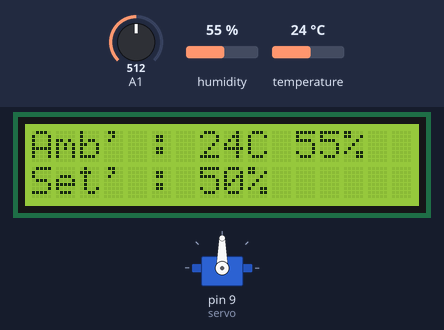
Recording of a sketch running on a simulated Arduino Uno, built with avr-gcc and run on an emulated ATmega328P. Parts: 16×2 character LCD, servo. The inputs (shaded band) are chosen by the test bench; at power-on: A1 = 512, humidity 55 %, temperature 24 °C. What the sketch prints to the serial monitor is not drawn.

Above: at 1.2 s.
1.3 s: A1 set to 110
At 2.5 s:
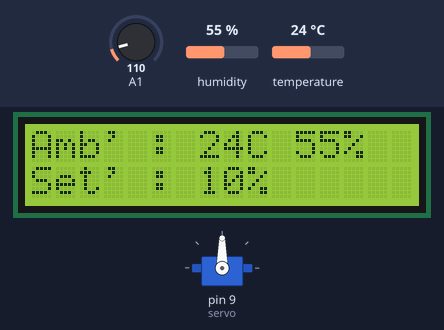
2.8 s: A1 set to 98
At 3.7 s:
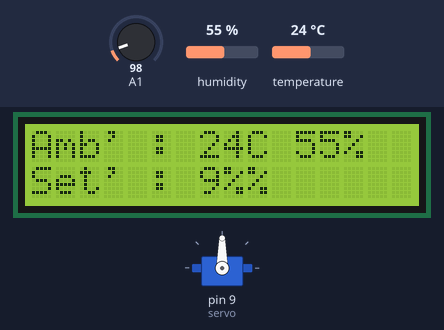
4.3 s: A1 set to 716
At 4.49 s:
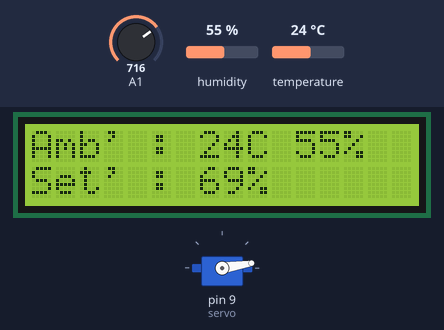
7.0 s: humidity set to 67 %
At 9.4 s:
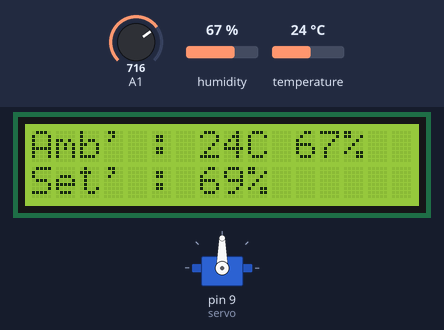
9.7 s: humidity set to 70 %
At 10.78 s:
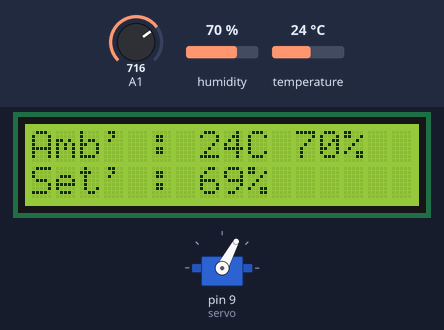
12.1 s: A1 set to 80
At 12.5 s:
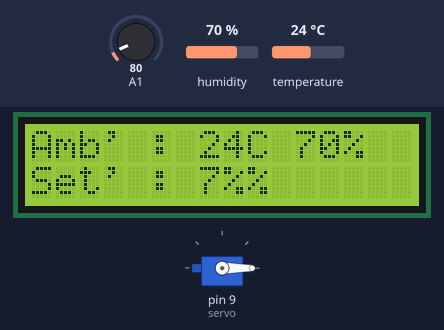
Timing chart, 0 to 14.6 s (numbered marks = the images above; inputs shaded):
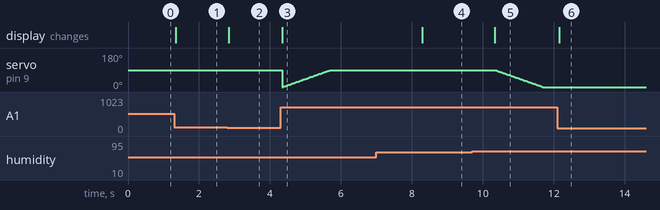

Measured:
- the behaviour switches between 103 and 102 on A1 (found by bisection; images 1 and 2)
- the behaviour switches between 68 and 69 % on humidity (found by bisection; images 4 and 5)
- after the input at 1.3 s, the display: changes at once (image 1)
- after the input at 2.8 s, the display: changes at once (image 2)
- after the input at 4.3 s, the display: changes at once (image 3)
- after the input at 7.0 s, the display: changes after 1.3 s (image 4)
- after the input at 9.7 s, servo on pin 9 (servo): moves from 90° to 0° over 1.3 s, starting after 0.66 s; the display: changes after 0.63 s (image 5)
- after the input at 12.1 s, the display: changes after 0.06 s (image 6)

The sketch:

House_Temperature_Humidity_Control.ino
```cpp
#include <DHT.h>               //온습도계 라이브러리
#include <LiquidCrystal_I2C.h> // LCD I2C모듈(MH)용 라이브러리
#include <Wire.h>              // I2C 모듈 주소를 찾기 위한 라이브러리
#include <Servo.h>             //서보모터 라이브러리

DHT dht(A0, DHT11);                 //온습도계 DHT의 객체 생성 A0:입력핀 / DHT11:센서 타입
LiquidCrystal_I2C lcd(0x27, 16, 2); //LCD 객체 생성 0x27 : I2C address / 16 : 행수 / 2 : 열수
Servo servo;                        // 서보 모터 객체 생성

float mTemperature;    //온도값 변수
float mHumidity;       //습도값 변수
int mAngle = 0;        //서보모터 회전 각도
float mSetHumidity;    //설정 습도값 변수
String mLine0, mLine1; //LCD에 표시할 문자열 저장 변수

//프로그램 초기화 및 설정
void setup()
{
    dht.begin();
    lcd.init();
    lcd.backlight();
    servo.attach(9);
    Serial.begin(9600);
}

//메인 루프 프로그램
void loop()
{
    mTemperature = dht.readTemperature();                //온도 읽어 오기
    mHumidity = dht.readHumidity();                      // 습도 읽어 오기
    mSetHumidity = map(analogRead(A1), 0, 1024, 0, 100); //A1(가변저항) 으로 설정값 얻어오기
    mLine0 = String("Amb' : ") + int(mTemperature) + String("C ") + int(mHumidity) + String("%");
    Serial.println(mLine0);
    mLine1 = String("Set' : ") + int(mSetHumidity) + String("%");
    Serial.println(mLine1);
    lcd_Display();
    if (int(mHumidity) < int(mSetHumidity))
    {
        sv_Open(); // 환기구 열기
    }
    else
    {
        sv_Close(); // 환기구 닫기
    }
}

//LCD Display
void lcd_Display()
{
    lcd.setCursor(0, 0);
    lcd.print(mLine0);
    lcd.setCursor(0, 1);
    lcd.print(mLine1);
}

//열림 : 서보모터 90도 열림
void sv_Open()
{
    Serial.println(String("Open ") + mAngle);
    if (mAngle != 90)
    {
        for (int i = 0; i <= 90; i++)
        {
            mAngle = i;
            servo.write(mAngle);
            delay(15);
        }
        Serial.println(String("Angle" + mAngle));
    }
}

//닫힘 : 서보모터 0도 복귀
void sv_Close()
{
    Serial.println(String("Close ") + mAngle);
    if (mAngle != 0)
    {
        for (int i = 90; i >= 0; i--)
        {
            mAngle = i;
            servo.write(mAngle);
            delay(15);
        }
        Serial.println(String("Angle" + mAngle));
    }
}
```
